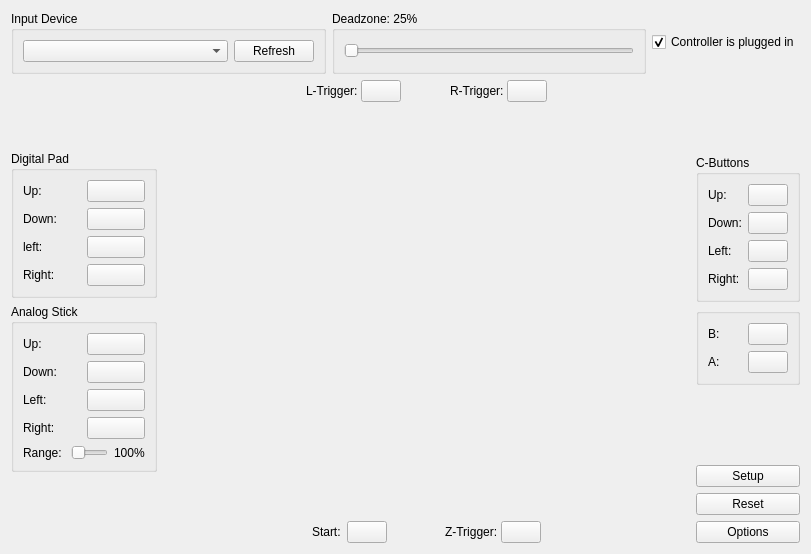
<?xml version="1.0" encoding="UTF-8"?>
<ui version="4.0">
 <class>ControllerWidget</class>
 <widget class="QWidget" name="ControllerWidget">
  <property name="geometry">
   <rect>
    <x>0</x>
    <y>0</y>
    <width>811</width>
    <height>554</height>
   </rect>
  </property>
  <property name="sizePolicy">
   <sizepolicy hsizetype="Preferred" vsizetype="Preferred">
    <horstretch>0</horstretch>
    <verstretch>0</verstretch>
   </sizepolicy>
  </property>
  <property name="windowTitle">
   <string>ControllerWidget</string>
  </property>
  <layout class="QVBoxLayout" name="verticalLayout_10">
   <item>
    <layout class="QHBoxLayout" name="horizontalLayout_4">
     <item>
      <widget class="QGroupBox" name="groupBox_4">
       <property name="sizePolicy">
        <sizepolicy hsizetype="Preferred" vsizetype="Preferred">
         <horstretch>0</horstretch>
         <verstretch>0</verstretch>
        </sizepolicy>
       </property>
       <property name="title">
        <string>Input Device</string>
       </property>
       <layout class="QHBoxLayout" name="horizontalLayout_10">
        <item>
         <widget class="QComboBox" name="inputDeviceComboBox">
          <property name="sizePolicy">
           <sizepolicy hsizetype="Expanding" vsizetype="Preferred">
            <horstretch>0</horstretch>
            <verstretch>0</verstretch>
           </sizepolicy>
          </property>
         </widget>
        </item>
        <item>
         <widget class="QPushButton" name="inputDeviceRefreshButton">
          <property name="text">
           <string>Refresh</string>
          </property>
         </widget>
        </item>
       </layout>
      </widget>
     </item>
     <item>
      <widget class="QGroupBox" name="deadZoneGroupBox">
       <property name="title">
        <string>Deadzone: 25%</string>
       </property>
       <layout class="QVBoxLayout" name="verticalLayout_5">
        <item>
         <widget class="QSlider" name="deadZoneSlider">
          <property name="sizePolicy">
           <sizepolicy hsizetype="Expanding" vsizetype="Preferred">
            <horstretch>0</horstretch>
            <verstretch>0</verstretch>
           </sizepolicy>
          </property>
          <property name="minimum">
           <number>0</number>
          </property>
          <property name="maximum">
           <number>100</number>
          </property>
          <property name="orientation">
           <enum>Qt::Horizontal</enum>
          </property>
         </widget>
        </item>
       </layout>
      </widget>
     </item>
     <item>
      <widget class="QCheckBox" name="controllerPluggedCheckBox">
       <property name="text">
        <string>Controller is plugged in</string>
       </property>
       <property name="checked">
        <bool>true</bool>
       </property>
      </widget>
     </item>
    </layout>
   </item>
   <item>
    <layout class="QHBoxLayout" name="horizontalLayout_3">
     <item>
      <spacer name="horizontalSpacer">
       <property name="orientation">
        <enum>Qt::Horizontal</enum>
       </property>
       <property name="sizeHint" stdset="0">
        <size>
         <width>40</width>
         <height>20</height>
        </size>
       </property>
      </spacer>
     </item>
     <item>
      <layout class="QVBoxLayout" name="verticalLayout_7">
       <item>
        <spacer name="verticalSpacer_5">
         <property name="orientation">
          <enum>Qt::Vertical</enum>
         </property>
         <property name="sizeHint" stdset="0">
          <size>
           <width>20</width>
           <height>40</height>
          </size>
         </property>
        </spacer>
       </item>
       <item>
        <widget class="QGroupBox" name="groupBox">
         <property name="sizePolicy">
          <sizepolicy hsizetype="Minimum" vsizetype="Preferred">
           <horstretch>0</horstretch>
           <verstretch>0</verstretch>
          </sizepolicy>
         </property>
         <property name="title">
          <string>Digital Pad</string>
         </property>
         <property name="flat">
          <bool>false</bool>
         </property>
         <property name="checkable">
          <bool>false</bool>
         </property>
         <layout class="QVBoxLayout" name="verticalLayout">
          <item>
           <layout class="QHBoxLayout" name="horizontalLayout_19">
            <item>
             <widget class="QLabel" name="label_19">
              <property name="sizePolicy">
               <sizepolicy hsizetype="Minimum" vsizetype="Preferred">
                <horstretch>0</horstretch>
                <verstretch>0</verstretch>
               </sizepolicy>
              </property>
              <property name="text">
               <string>Up:</string>
              </property>
             </widget>
            </item>
            <item>
             <widget class="CustomButton" name="dpadUpButton">
              <property name="sizePolicy">
               <sizepolicy hsizetype="Minimum" vsizetype="Fixed">
                <horstretch>0</horstretch>
                <verstretch>0</verstretch>
               </sizepolicy>
              </property>
              <property name="text">
               <string/>
              </property>
             </widget>
            </item>
           </layout>
          </item>
          <item>
           <layout class="QHBoxLayout" name="horizontalLayout_20">
            <item>
             <widget class="QLabel" name="label_20">
              <property name="sizePolicy">
               <sizepolicy hsizetype="Minimum" vsizetype="Preferred">
                <horstretch>0</horstretch>
                <verstretch>0</verstretch>
               </sizepolicy>
              </property>
              <property name="text">
               <string>Down:</string>
              </property>
             </widget>
            </item>
            <item>
             <widget class="CustomButton" name="dpadDownButton">
              <property name="sizePolicy">
               <sizepolicy hsizetype="Minimum" vsizetype="Fixed">
                <horstretch>0</horstretch>
                <verstretch>0</verstretch>
               </sizepolicy>
              </property>
              <property name="text">
               <string/>
              </property>
             </widget>
            </item>
           </layout>
          </item>
          <item>
           <layout class="QHBoxLayout" name="horizontalLayout_21">
            <item>
             <widget class="QLabel" name="label_21">
              <property name="sizePolicy">
               <sizepolicy hsizetype="Minimum" vsizetype="Preferred">
                <horstretch>0</horstretch>
                <verstretch>0</verstretch>
               </sizepolicy>
              </property>
              <property name="text">
               <string>left:</string>
              </property>
             </widget>
            </item>
            <item>
             <widget class="CustomButton" name="dpadLeftButton">
              <property name="sizePolicy">
               <sizepolicy hsizetype="Minimum" vsizetype="Fixed">
                <horstretch>0</horstretch>
                <verstretch>0</verstretch>
               </sizepolicy>
              </property>
              <property name="text">
               <string/>
              </property>
             </widget>
            </item>
           </layout>
          </item>
          <item>
           <layout class="QHBoxLayout" name="horizontalLayout_22">
            <item>
             <widget class="QLabel" name="label_22">
              <property name="sizePolicy">
               <sizepolicy hsizetype="Minimum" vsizetype="Preferred">
                <horstretch>0</horstretch>
                <verstretch>0</verstretch>
               </sizepolicy>
              </property>
              <property name="text">
               <string>Right:</string>
              </property>
             </widget>
            </item>
            <item>
             <widget class="CustomButton" name="dpadRightButton">
              <property name="sizePolicy">
               <sizepolicy hsizetype="Minimum" vsizetype="Fixed">
                <horstretch>0</horstretch>
                <verstretch>0</verstretch>
               </sizepolicy>
              </property>
              <property name="text">
               <string/>
              </property>
             </widget>
            </item>
           </layout>
          </item>
         </layout>
        </widget>
       </item>
       <item>
        <widget class="QGroupBox" name="groupBox_2">
         <property name="sizePolicy">
          <sizepolicy hsizetype="Preferred" vsizetype="Preferred">
           <horstretch>0</horstretch>
           <verstretch>0</verstretch>
          </sizepolicy>
         </property>
         <property name="title">
          <string>Analog Stick</string>
         </property>
         <property name="flat">
          <bool>false</bool>
         </property>
         <property name="checkable">
          <bool>false</bool>
         </property>
         <layout class="QVBoxLayout" name="verticalLayout_2">
          <item>
           <layout class="QHBoxLayout" name="horizontalLayout_23">
            <item>
             <widget class="QLabel" name="label_23">
              <property name="sizePolicy">
               <sizepolicy hsizetype="Minimum" vsizetype="Preferred">
                <horstretch>0</horstretch>
                <verstretch>0</verstretch>
               </sizepolicy>
              </property>
              <property name="text">
               <string>Up:</string>
              </property>
             </widget>
            </item>
            <item>
             <widget class="CustomButton" name="analogStickUpButton">
              <property name="text">
               <string/>
              </property>
             </widget>
            </item>
           </layout>
          </item>
          <item>
           <layout class="QHBoxLayout" name="horizontalLayout_24">
            <item>
             <widget class="QLabel" name="label_24">
              <property name="sizePolicy">
               <sizepolicy hsizetype="Minimum" vsizetype="Preferred">
                <horstretch>0</horstretch>
                <verstretch>0</verstretch>
               </sizepolicy>
              </property>
              <property name="text">
               <string>Down:</string>
              </property>
             </widget>
            </item>
            <item>
             <widget class="CustomButton" name="analogStickDownButton">
              <property name="text">
               <string/>
              </property>
             </widget>
            </item>
           </layout>
          </item>
          <item>
           <layout class="QHBoxLayout" name="horizontalLayout_25">
            <item>
             <widget class="QLabel" name="label_25">
              <property name="sizePolicy">
               <sizepolicy hsizetype="Minimum" vsizetype="Preferred">
                <horstretch>0</horstretch>
                <verstretch>0</verstretch>
               </sizepolicy>
              </property>
              <property name="text">
               <string>Left:</string>
              </property>
             </widget>
            </item>
            <item>
             <widget class="CustomButton" name="analogStickLeftButton">
              <property name="text">
               <string/>
              </property>
             </widget>
            </item>
           </layout>
          </item>
          <item>
           <layout class="QHBoxLayout" name="horizontalLayout_26">
            <item>
             <widget class="QLabel" name="label_26">
              <property name="sizePolicy">
               <sizepolicy hsizetype="Minimum" vsizetype="Preferred">
                <horstretch>0</horstretch>
                <verstretch>0</verstretch>
               </sizepolicy>
              </property>
              <property name="text">
               <string>Right:</string>
              </property>
             </widget>
            </item>
            <item>
             <widget class="CustomButton" name="analogStickRightButton">
              <property name="text">
               <string/>
              </property>
             </widget>
            </item>
           </layout>
          </item>
          <item>
           <layout class="QHBoxLayout" name="horizontalLayout_5">
            <item>
             <widget class="QLabel" name="label_5">
              <property name="sizePolicy">
               <sizepolicy hsizetype="Minimum" vsizetype="Preferred">
                <horstretch>0</horstretch>
                <verstretch>0</verstretch>
               </sizepolicy>
              </property>
              <property name="text">
               <string>Range: </string>
              </property>
             </widget>
            </item>
            <item>
             <widget class="QSlider" name="analogStickRangeSlider">
              <property name="sizePolicy">
               <sizepolicy hsizetype="Preferred" vsizetype="Preferred">
                <horstretch>0</horstretch>
                <verstretch>0</verstretch>
               </sizepolicy>
              </property>
              <property name="minimum">
               <number>1</number>
              </property>
              <property name="maximum">
               <number>100</number>
              </property>
              <property name="orientation">
               <enum>Qt::Horizontal</enum>
              </property>
             </widget>
            </item>
            <item>
             <widget class="QLabel" name="analogStickRangeLabel">
              <property name="sizePolicy">
               <sizepolicy hsizetype="Minimum" vsizetype="Preferred">
                <horstretch>0</horstretch>
                <verstretch>0</verstretch>
               </sizepolicy>
              </property>
              <property name="text">
               <string>100%</string>
              </property>
             </widget>
            </item>
           </layout>
          </item>
         </layout>
        </widget>
       </item>
       <item>
        <spacer name="verticalSpacer_2">
         <property name="orientation">
          <enum>Qt::Vertical</enum>
         </property>
         <property name="sizeHint" stdset="0">
          <size>
           <width>20</width>
           <height>40</height>
          </size>
         </property>
        </spacer>
       </item>
      </layout>
     </item>
     <item>
      <layout class="QVBoxLayout" name="verticalLayout_9">
       <item>
        <layout class="QHBoxLayout" name="horizontalLayout_7">
         <property name="spacing">
          <number>0</number>
         </property>
         <item>
          <spacer name="horizontalSpacer_5">
           <property name="orientation">
            <enum>Qt::Horizontal</enum>
           </property>
           <property name="sizeHint" stdset="0">
            <size>
             <width>40</width>
             <height>20</height>
            </size>
           </property>
          </spacer>
         </item>
         <item>
          <layout class="QHBoxLayout" name="horizontalLayout_9">
           <item>
            <widget class="QLabel" name="label_3">
             <property name="text">
              <string>L-Trigger: </string>
             </property>
            </widget>
           </item>
           <item>
            <widget class="CustomButton" name="leftTriggerButton">
             <property name="text">
              <string/>
             </property>
            </widget>
           </item>
           <item>
            <spacer name="horizontalSpacer_7">
             <property name="orientation">
              <enum>Qt::Horizontal</enum>
             </property>
             <property name="sizeHint" stdset="0">
              <size>
               <width>40</width>
               <height>20</height>
              </size>
             </property>
            </spacer>
           </item>
          </layout>
         </item>
         <item>
          <layout class="QHBoxLayout" name="horizontalLayout_8">
           <item>
            <widget class="QLabel" name="label_6">
             <property name="text">
              <string>R-Trigger: </string>
             </property>
            </widget>
           </item>
           <item>
            <widget class="CustomButton" name="rightTriggerButton">
             <property name="text">
              <string/>
             </property>
            </widget>
           </item>
          </layout>
         </item>
         <item>
          <spacer name="horizontalSpacer_6">
           <property name="orientation">
            <enum>Qt::Horizontal</enum>
           </property>
           <property name="sizeHint" stdset="0">
            <size>
             <width>40</width>
             <height>20</height>
            </size>
           </property>
          </spacer>
         </item>
        </layout>
       </item>
       <item>
        <spacer name="verticalSpacer_3">
         <property name="orientation">
          <enum>Qt::Vertical</enum>
         </property>
         <property name="sizeHint" stdset="0">
          <size>
           <width>20</width>
           <height>40</height>
          </size>
         </property>
        </spacer>
       </item>
       <item>
        <widget class="ControllerImageWidget" name="controllerImageWidget" native="true">
         <property name="sizePolicy">
          <sizepolicy hsizetype="Minimum" vsizetype="Minimum">
           <horstretch>0</horstretch>
           <verstretch>0</verstretch>
          </sizepolicy>
         </property>
         <property name="minimumSize">
          <size>
           <width>527</width>
           <height>0</height>
          </size>
         </property>
        </widget>
       </item>
       <item>
        <spacer name="verticalSpacer_4">
         <property name="orientation">
          <enum>Qt::Vertical</enum>
         </property>
         <property name="sizeHint" stdset="0">
          <size>
           <width>20</width>
           <height>40</height>
          </size>
         </property>
        </spacer>
       </item>
       <item>
        <layout class="QHBoxLayout" name="horizontalLayout">
         <item>
          <layout class="QHBoxLayout" name="horizontalLayout_2">
           <item>
            <spacer name="horizontalSpacer_2">
             <property name="orientation">
              <enum>Qt::Horizontal</enum>
             </property>
             <property name="sizeHint" stdset="0">
              <size>
               <width>40</width>
               <height>20</height>
              </size>
             </property>
            </spacer>
           </item>
           <item>
            <widget class="QLabel" name="label">
             <property name="text">
              <string>Start:</string>
             </property>
            </widget>
           </item>
           <item>
            <widget class="CustomButton" name="startButton">
             <property name="text">
              <string/>
             </property>
            </widget>
           </item>
           <item>
            <layout class="QHBoxLayout" name="horizontalLayout_6">
             <property name="spacing">
              <number>0</number>
             </property>
             <item>
              <spacer name="horizontalSpacer_8">
               <property name="orientation">
                <enum>Qt::Horizontal</enum>
               </property>
               <property name="sizeHint" stdset="0">
                <size>
                 <width>40</width>
                 <height>20</height>
                </size>
               </property>
              </spacer>
             </item>
             <item>
              <widget class="QLabel" name="label_2">
               <property name="text">
                <string>Z-Trigger: </string>
               </property>
              </widget>
             </item>
             <item>
              <widget class="CustomButton" name="zTriggerButton">
               <property name="text">
                <string/>
               </property>
              </widget>
             </item>
            </layout>
           </item>
           <item>
            <spacer name="horizontalSpacer_4">
             <property name="orientation">
              <enum>Qt::Horizontal</enum>
             </property>
             <property name="sizeHint" stdset="0">
              <size>
               <width>40</width>
               <height>20</height>
              </size>
             </property>
            </spacer>
           </item>
          </layout>
         </item>
        </layout>
       </item>
      </layout>
     </item>
     <item>
      <layout class="QVBoxLayout" name="verticalLayout_8">
       <item>
        <spacer name="verticalSpacer_6">
         <property name="orientation">
          <enum>Qt::Vertical</enum>
         </property>
         <property name="sizeHint" stdset="0">
          <size>
           <width>20</width>
           <height>40</height>
          </size>
         </property>
        </spacer>
       </item>
       <item>
        <widget class="QGroupBox" name="groupBox_3">
         <property name="sizePolicy">
          <sizepolicy hsizetype="Minimum" vsizetype="Preferred">
           <horstretch>0</horstretch>
           <verstretch>0</verstretch>
          </sizepolicy>
         </property>
         <property name="title">
          <string>C-Buttons</string>
         </property>
         <property name="flat">
          <bool>false</bool>
         </property>
         <property name="checkable">
          <bool>false</bool>
         </property>
         <layout class="QVBoxLayout" name="verticalLayout_3">
          <item>
           <layout class="QHBoxLayout" name="horizontalLayout_28">
            <item>
             <widget class="QLabel" name="label_28">
              <property name="sizePolicy">
               <sizepolicy hsizetype="Minimum" vsizetype="Preferred">
                <horstretch>0</horstretch>
                <verstretch>0</verstretch>
               </sizepolicy>
              </property>
              <property name="text">
               <string>Up:</string>
              </property>
             </widget>
            </item>
            <item>
             <widget class="CustomButton" name="cbuttonUpButton">
              <property name="sizePolicy">
               <sizepolicy hsizetype="Minimum" vsizetype="Fixed">
                <horstretch>0</horstretch>
                <verstretch>0</verstretch>
               </sizepolicy>
              </property>
              <property name="text">
               <string/>
              </property>
             </widget>
            </item>
           </layout>
          </item>
          <item>
           <layout class="QHBoxLayout" name="horizontalLayout_27">
            <item>
             <widget class="QLabel" name="label_27">
              <property name="sizePolicy">
               <sizepolicy hsizetype="Minimum" vsizetype="Preferred">
                <horstretch>0</horstretch>
                <verstretch>0</verstretch>
               </sizepolicy>
              </property>
              <property name="text">
               <string>Down:</string>
              </property>
             </widget>
            </item>
            <item>
             <widget class="CustomButton" name="cbuttonDownButton">
              <property name="sizePolicy">
               <sizepolicy hsizetype="Minimum" vsizetype="Fixed">
                <horstretch>0</horstretch>
                <verstretch>0</verstretch>
               </sizepolicy>
              </property>
              <property name="text">
               <string/>
              </property>
             </widget>
            </item>
           </layout>
          </item>
          <item>
           <layout class="QHBoxLayout" name="horizontalLayout_29">
            <item>
             <widget class="QLabel" name="label_29">
              <property name="sizePolicy">
               <sizepolicy hsizetype="Minimum" vsizetype="Preferred">
                <horstretch>0</horstretch>
                <verstretch>0</verstretch>
               </sizepolicy>
              </property>
              <property name="text">
               <string>Left:</string>
              </property>
             </widget>
            </item>
            <item>
             <widget class="CustomButton" name="cbuttonLeftButton">
              <property name="sizePolicy">
               <sizepolicy hsizetype="Minimum" vsizetype="Fixed">
                <horstretch>0</horstretch>
                <verstretch>0</verstretch>
               </sizepolicy>
              </property>
              <property name="text">
               <string/>
              </property>
             </widget>
            </item>
           </layout>
          </item>
          <item>
           <layout class="QHBoxLayout" name="horizontalLayout_30">
            <item>
             <widget class="QLabel" name="label_30">
              <property name="sizePolicy">
               <sizepolicy hsizetype="Minimum" vsizetype="Preferred">
                <horstretch>0</horstretch>
                <verstretch>0</verstretch>
               </sizepolicy>
              </property>
              <property name="text">
               <string>Right:</string>
              </property>
             </widget>
            </item>
            <item>
             <widget class="CustomButton" name="cbuttonRightButton">
              <property name="sizePolicy">
               <sizepolicy hsizetype="Minimum" vsizetype="Fixed">
                <horstretch>0</horstretch>
                <verstretch>0</verstretch>
               </sizepolicy>
              </property>
              <property name="text">
               <string/>
              </property>
             </widget>
            </item>
           </layout>
          </item>
         </layout>
        </widget>
       </item>
       <item>
        <widget class="QGroupBox" name="groupBox_6">
         <property name="sizePolicy">
          <sizepolicy hsizetype="Minimum" vsizetype="Preferred">
           <horstretch>0</horstretch>
           <verstretch>0</verstretch>
          </sizepolicy>
         </property>
         <property name="title">
          <string/>
         </property>
         <layout class="QVBoxLayout" name="verticalLayout_11">
          <item>
           <layout class="QHBoxLayout" name="horizontalLayout_16">
            <item>
             <widget class="QLabel" name="label_16">
              <property name="sizePolicy">
               <sizepolicy hsizetype="Minimum" vsizetype="Preferred">
                <horstretch>0</horstretch>
                <verstretch>0</verstretch>
               </sizepolicy>
              </property>
              <property name="text">
               <string>B:</string>
              </property>
             </widget>
            </item>
            <item>
             <widget class="CustomButton" name="bButton">
              <property name="sizePolicy">
               <sizepolicy hsizetype="Minimum" vsizetype="Fixed">
                <horstretch>0</horstretch>
                <verstretch>0</verstretch>
               </sizepolicy>
              </property>
              <property name="text">
               <string/>
              </property>
             </widget>
            </item>
           </layout>
          </item>
          <item>
           <layout class="QHBoxLayout" name="horizontalLayout_17">
            <item>
             <widget class="QLabel" name="label_17">
              <property name="sizePolicy">
               <sizepolicy hsizetype="Minimum" vsizetype="Preferred">
                <horstretch>0</horstretch>
                <verstretch>0</verstretch>
               </sizepolicy>
              </property>
              <property name="text">
               <string>A:</string>
              </property>
             </widget>
            </item>
            <item>
             <widget class="CustomButton" name="aButton">
              <property name="sizePolicy">
               <sizepolicy hsizetype="Minimum" vsizetype="Fixed">
                <horstretch>0</horstretch>
                <verstretch>0</verstretch>
               </sizepolicy>
              </property>
              <property name="text">
               <string/>
              </property>
             </widget>
            </item>
           </layout>
          </item>
         </layout>
        </widget>
       </item>
       <item>
        <spacer name="verticalSpacer">
         <property name="orientation">
          <enum>Qt::Vertical</enum>
         </property>
         <property name="sizeHint" stdset="0">
          <size>
           <width>20</width>
           <height>40</height>
          </size>
         </property>
        </spacer>
       </item>
       <item>
        <widget class="QPushButton" name="setupButton">
         <property name="text">
          <string>Setup</string>
         </property>
        </widget>
       </item>
       <item>
        <widget class="QPushButton" name="resetButton">
         <property name="text">
          <string>Reset</string>
         </property>
        </widget>
       </item>
       <item>
        <widget class="QPushButton" name="optionsButton">
         <property name="text">
          <string>Options</string>
         </property>
        </widget>
       </item>
      </layout>
     </item>
     <item>
      <spacer name="horizontalSpacer_3">
       <property name="orientation">
        <enum>Qt::Horizontal</enum>
       </property>
       <property name="sizeHint" stdset="0">
        <size>
         <width>40</width>
         <height>20</height>
        </size>
       </property>
      </spacer>
     </item>
    </layout>
   </item>
  </layout>
 </widget>
 <customwidgets>
  <customwidget>
   <class>CustomButton</class>
   <extends>QPushButton</extends>
   <header>UserInterface/Widget/CustomButton.hpp</header>
  </customwidget>
  <customwidget>
   <class>ControllerImageWidget</class>
   <extends>QWidget</extends>
   <header>UserInterface/Widget/ControllerImageWidget.hpp</header>
   <container>1</container>
  </customwidget>
 </customwidgets>
 <resources/>
 <connections/>
</ui>
